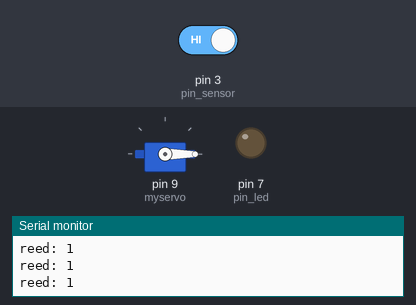
A sketch run on a simulated Arduino Uno, built with avr-gcc and run on an emulated ATmega328P. Shown: servo, output pins drawn as LEDs (lit = HIGH), the last lines printed to the serial monitor. The inputs (shaded band) are chosen by the test bench; at power-on: pin 3 (pin_sensor) HIGH.

Above: at 2.8 s.
2.9 s: pin 3 (pin_sensor) driven LOW
At 3.8 s:
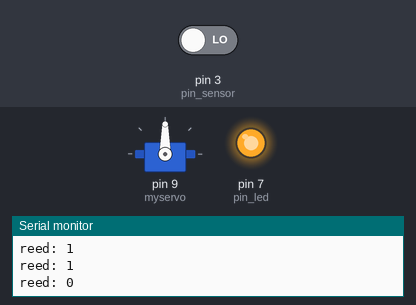
4.5 s: pin 3 (pin_sensor) driven HIGH
At 6.5 s:
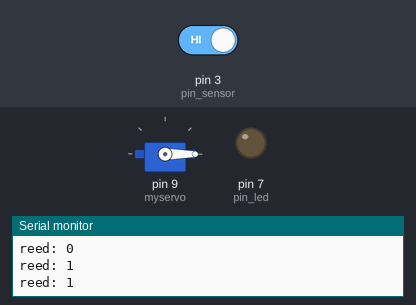
Timing chart, 0 to 8.0 s (numbered marks = the images above; inputs shaded):
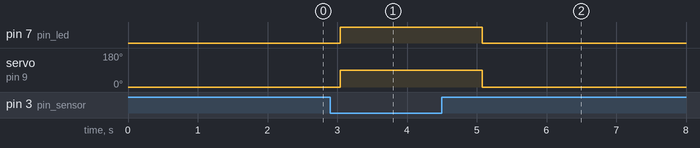

The sketch:

quiz_reedsw_servo.ino
```cpp
#include <Servo.h>
Servo myservo;

int pin_sensor = 3;
int pin_led = 7;

void setup() {
  // put your setup code here, to run once:
  Serial.begin(9600);
  pinMode(pin_led, OUTPUT);
  pinMode(pin_sensor, INPUT);
  myservo.attach(9);
}

void loop() {
  // put your main code here, to run repeatedly:
  int reedSW = digitalRead(pin_sensor);
  if(reedSW == LOW) {
    digitalWrite(pin_led, HIGH);
    myservo.write(90);
    delay(15);
  } else {
    digitalWrite(pin_led, LOW);
    myservo.write(0);
    delay(15);
  }
  Serial.print("reed: ");
  Serial.println(reedSW);
  delay(1000);
}
```

Measured:
- after the input at 2.9 s, pin 7 (pin_led): LOW → HIGH after 0.15 s; servo on pin 9 (myservo): 0° → 90° after 0.15 s
- after the input at 4.5 s, pin 7 (pin_led): HIGH → LOW after 0.58 s; servo on pin 9 (myservo): 90° → 0° after 0.58 s
